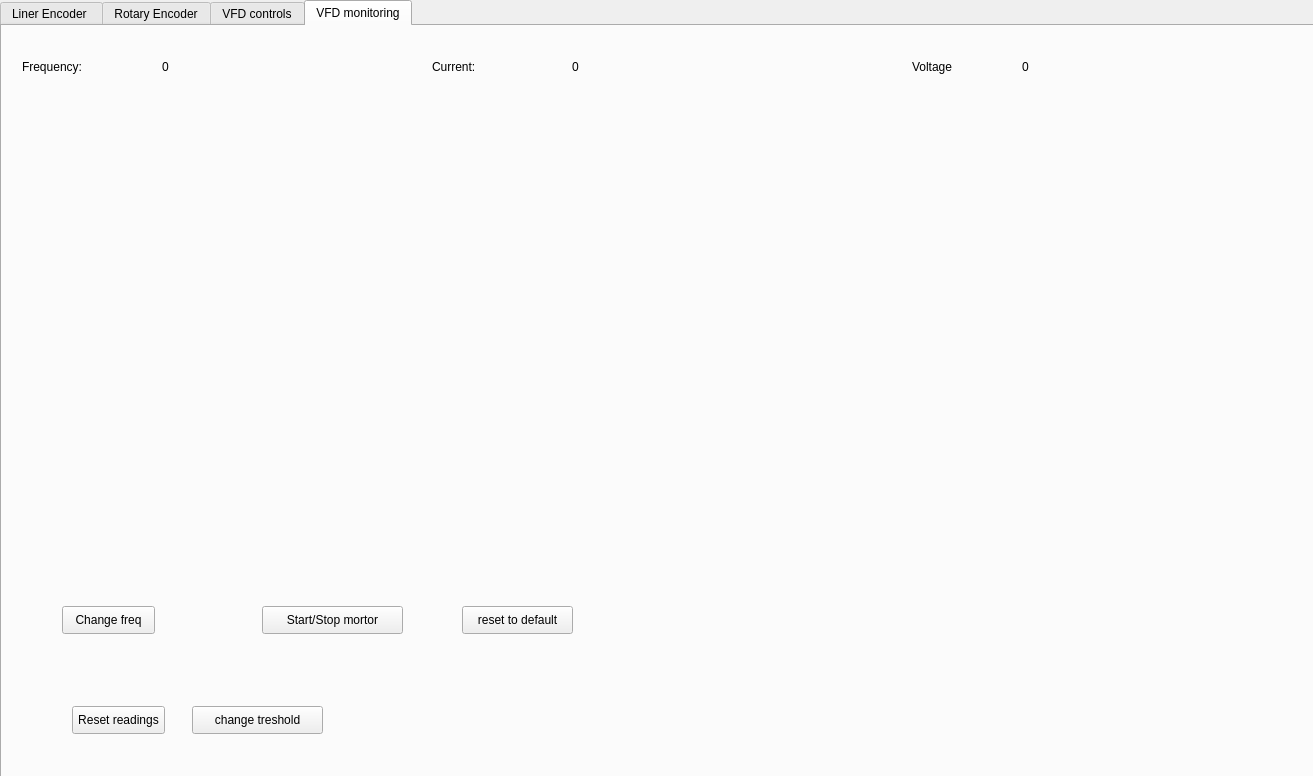
<?xml version="1.0" encoding="UTF-8"?>
<ui version="4.0">
 <class>Dialog</class>
 <widget class="QDialog" name="Dialog">
  <property name="geometry">
   <rect>
    <x>0</x>
    <y>0</y>
    <width>1313</width>
    <height>776</height>
   </rect>
  </property>
  <property name="windowTitle">
   <string>Control Panel V 0.0</string>
  </property>
  <widget class="QTabWidget" name="tabWidget">
   <property name="geometry">
    <rect>
     <x>0</x>
     <y>0</y>
     <width>1321</width>
     <height>781</height>
    </rect>
   </property>
   <property name="currentIndex">
    <number>3</number>
   </property>
   <widget class="QWidget" name="LinTab">
    <attribute name="title">
     <string>Liner Encoder </string>
    </attribute>
    <widget class="QPushButton" name="ResetButtonLin">
     <property name="geometry">
      <rect>
       <x>20</x>
       <y>670</y>
       <width>93</width>
       <height>28</height>
      </rect>
     </property>
     <property name="text">
      <string>Reset readings</string>
     </property>
    </widget>
    <widget class="QPushButton" name="TreshButtonLin">
     <property name="geometry">
      <rect>
       <x>140</x>
       <y>670</y>
       <width>131</width>
       <height>28</height>
      </rect>
     </property>
     <property name="text">
      <string>change treshold</string>
     </property>
    </widget>
    <widget class="QLabel" name="label">
     <property name="geometry">
      <rect>
       <x>30</x>
       <y>30</y>
       <width>151</width>
       <height>41</height>
      </rect>
     </property>
     <property name="text">
      <string>Distance value</string>
     </property>
    </widget>
    <widget class="QLabel" name="label_2">
     <property name="geometry">
      <rect>
       <x>790</x>
       <y>30</y>
       <width>151</width>
       <height>41</height>
      </rect>
     </property>
     <property name="text">
      <string>Actual voltage</string>
     </property>
    </widget>
    <widget class="QLabel" name="DistanceLabel">
     <property name="geometry">
      <rect>
       <x>230</x>
       <y>30</y>
       <width>151</width>
       <height>41</height>
      </rect>
     </property>
     <property name="text">
      <string>0</string>
     </property>
    </widget>
    <widget class="QLabel" name="UnitLabel">
     <property name="geometry">
      <rect>
       <x>290</x>
       <y>30</y>
       <width>151</width>
       <height>41</height>
      </rect>
     </property>
     <property name="text">
      <string>ft</string>
     </property>
    </widget>
    <widget class="QLabel" name="VoltageLabel">
     <property name="geometry">
      <rect>
       <x>930</x>
       <y>30</y>
       <width>151</width>
       <height>41</height>
      </rect>
     </property>
     <property name="text">
      <string>0</string>
     </property>
    </widget>
   </widget>
   <widget class="QWidget" name="RotTab">
    <attribute name="title">
     <string>Rotary Encoder</string>
    </attribute>
    <widget class="QPushButton" name="ResetButtonRot">
     <property name="geometry">
      <rect>
       <x>20</x>
       <y>690</y>
       <width>93</width>
       <height>28</height>
      </rect>
     </property>
     <property name="text">
      <string>Reset readings</string>
     </property>
    </widget>
    <widget class="QPushButton" name="TreshButtonRot">
     <property name="geometry">
      <rect>
       <x>140</x>
       <y>690</y>
       <width>131</width>
       <height>28</height>
      </rect>
     </property>
     <property name="text">
      <string>change treshold</string>
     </property>
    </widget>
    <widget class="QLabel" name="label_3">
     <property name="geometry">
      <rect>
       <x>20</x>
       <y>40</y>
       <width>151</width>
       <height>41</height>
      </rect>
     </property>
     <property name="text">
      <string>Rotations</string>
     </property>
    </widget>
    <widget class="QLabel" name="label_4">
     <property name="geometry">
      <rect>
       <x>10</x>
       <y>440</y>
       <width>151</width>
       <height>41</height>
      </rect>
     </property>
     <property name="text">
      <string>Distance:</string>
     </property>
    </widget>
    <widget class="QLineEdit" name="WheelInput">
     <property name="geometry">
      <rect>
       <x>490</x>
       <y>530</y>
       <width>113</width>
       <height>22</height>
      </rect>
     </property>
    </widget>
    <widget class="QLabel" name="label_5">
     <property name="geometry">
      <rect>
       <x>310</x>
       <y>520</y>
       <width>151</width>
       <height>41</height>
      </rect>
     </property>
     <property name="text">
      <string>Wheel Diameter:</string>
     </property>
    </widget>
    <widget class="QLabel" name="DistanceLabelRot">
     <property name="geometry">
      <rect>
       <x>220</x>
       <y>440</y>
       <width>151</width>
       <height>41</height>
      </rect>
     </property>
     <property name="text">
      <string>0</string>
     </property>
    </widget>
    <widget class="QLabel" name="RotCountLabel">
     <property name="geometry">
      <rect>
       <x>250</x>
       <y>40</y>
       <width>151</width>
       <height>41</height>
      </rect>
     </property>
     <property name="text">
      <string>0</string>
     </property>
    </widget>
   </widget>
   <widget class="QWidget" name="VFDControlTab">
    <attribute name="title">
     <string>VFD controls</string>
    </attribute>
   </widget>
   <widget class="QWidget" name="VFDMonitorTab">
    <attribute name="title">
     <string>VFD monitoring</string>
    </attribute>
    <widget class="QPushButton" name="ResetButtonVFD">
     <property name="geometry">
      <rect>
       <x>70</x>
       <y>680</y>
       <width>93</width>
       <height>28</height>
      </rect>
     </property>
     <property name="text">
      <string>Reset readings</string>
     </property>
    </widget>
    <widget class="QPushButton" name="TreshButtonVFD">
     <property name="geometry">
      <rect>
       <x>190</x>
       <y>680</y>
       <width>131</width>
       <height>28</height>
      </rect>
     </property>
     <property name="text">
      <string>change treshold</string>
     </property>
    </widget>
    <widget class="QLabel" name="label_8">
     <property name="geometry">
      <rect>
       <x>430</x>
       <y>20</y>
       <width>151</width>
       <height>41</height>
      </rect>
     </property>
     <property name="text">
      <string>Current:</string>
     </property>
    </widget>
    <widget class="QLabel" name="label_9">
     <property name="geometry">
      <rect>
       <x>910</x>
       <y>20</y>
       <width>151</width>
       <height>41</height>
      </rect>
     </property>
     <property name="text">
      <string>Voltage</string>
     </property>
    </widget>
    <widget class="QLabel" name="label_7">
     <property name="geometry">
      <rect>
       <x>20</x>
       <y>20</y>
       <width>151</width>
       <height>41</height>
      </rect>
     </property>
     <property name="text">
      <string>Frequency:</string>
     </property>
    </widget>
    <widget class="QPushButton" name="StartStopButton">
     <property name="geometry">
      <rect>
       <x>260</x>
       <y>580</y>
       <width>141</width>
       <height>28</height>
      </rect>
     </property>
     <property name="text">
      <string>Start/Stop mortor</string>
     </property>
    </widget>
    <widget class="QPushButton" name="ChangeFreq">
     <property name="geometry">
      <rect>
       <x>60</x>
       <y>580</y>
       <width>93</width>
       <height>28</height>
      </rect>
     </property>
     <property name="text">
      <string>Change freq</string>
     </property>
    </widget>
    <widget class="QPushButton" name="ResetDefaultVFD">
     <property name="geometry">
      <rect>
       <x>460</x>
       <y>580</y>
       <width>111</width>
       <height>28</height>
      </rect>
     </property>
     <property name="text">
      <string>reset to default</string>
     </property>
    </widget>
    <widget class="QLabel" name="FreqLabelV">
     <property name="geometry">
      <rect>
       <x>160</x>
       <y>20</y>
       <width>151</width>
       <height>41</height>
      </rect>
     </property>
     <property name="text">
      <string>0</string>
     </property>
    </widget>
    <widget class="QLabel" name="CurLabelV">
     <property name="geometry">
      <rect>
       <x>570</x>
       <y>20</y>
       <width>151</width>
       <height>41</height>
      </rect>
     </property>
     <property name="text">
      <string>0</string>
     </property>
    </widget>
    <widget class="QLabel" name="VolLabelV">
     <property name="geometry">
      <rect>
       <x>1020</x>
       <y>20</y>
       <width>151</width>
       <height>41</height>
      </rect>
     </property>
     <property name="text">
      <string>0</string>
     </property>
    </widget>
   </widget>
  </widget>
 </widget>
 <resources/>
 <connections/>
</ui>
